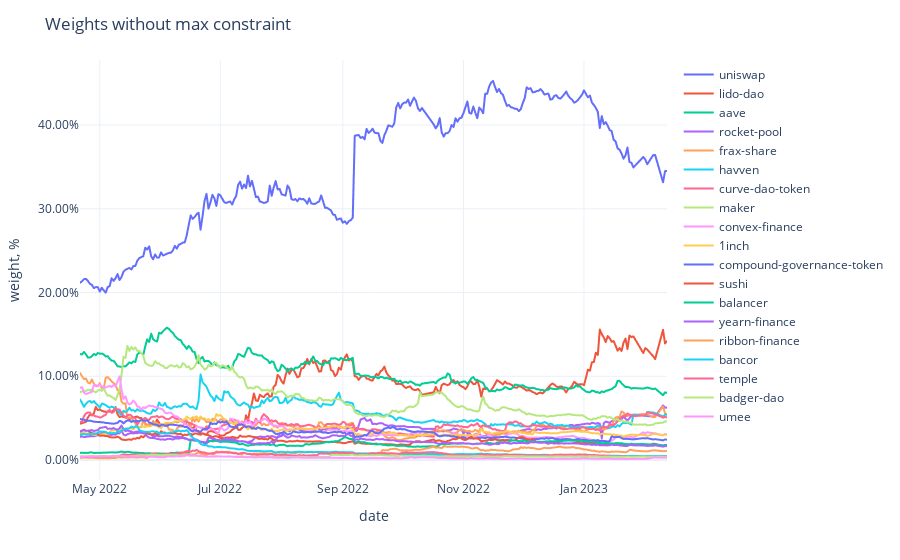

Notebook code for this chart:
### Code cell
fig = px.line(weights,
              labels={'value': 'weight, %', 'variable': ''})
fig.update_traces(
    hovertemplate="%{y}"
)
fig.update_yaxes(
    tickformat=".2%",
)
fig.update_xaxes(
    showspikes=True,
    spikethickness=2,
    spikedash="dot",
    spikecolor="#999999",
    spikemode="across",
)
fig.update_layout(
    ## showlegend=False,
    hovermode="x",
    hoverdistance=100,  ## Distance to show hover label of data point
    spikedistance=1000,  ## Distance to show spike
    template='plotly_white',
    title='Weights without max constraint'
)

### Figure 1 — Plotly figure (JSON) as saved in the notebook; plotly's stock layout.template omitted (floating-point values rounded to 4 significant figures; data arrays with more than 128 entries replaced by an {"elided": "..."} marker saying what was removed)
{"data": [{"hovertemplate": "%{y}", "legendgroup": "uniswap", "line": {"color": "#636efa", "dash": "solid"}, "marker": {"symbol": "circle"}, "mode": "lines", "name": "uniswap", "showlegend": true, "type": "scattergl", "x": {"elided": "284 str values"}, "xaxis": "x", "y": {"elided": "284 float values"}, "yaxis": "y"}, {"hovertemplate": "%{y}", "legendgroup": "lido-dao", "line": {"color": "#EF553B", "dash": "solid"}, "marker": {"symbol": "circle"}, "mode": "lines", "name": "lido-dao", "showlegend": true, "type": "scattergl", "x": {"elided": "284 str values"}, "xaxis": "x", "y": {"elided": "284 float values"}, "yaxis": "y"}, {"hovertemplate": "%{y}", "legendgroup": "aave", "line": {"color": "#00cc96", "dash": "solid"}, "marker": {"symbol": "circle"}, "mode": "lines", "name": "aave", "showlegend": true, "type": "scattergl", "x": {"elided": "284 str values"}, "xaxis": "x", "y": {"elided": "284 float values"}, "yaxis": "y"}, {"hovertemplate": "%{y}", "legendgroup": "rocket-pool", "line": {"color": "#ab63fa", "dash": "solid"}, "marker": {"symbol": "circle"}, "mode": "lines", "name": "rocket-pool", "showlegend": true, "type": "scattergl", "x": {"elided": "284 str values"}, "xaxis": "x", "y": {"elided": "284 float values"}, "yaxis": "y"}, {"hovertemplate": "%{y}", "legendgroup": "frax-share", "line": {"color": "#FFA15A", "dash": "solid"}, "marker": {"symbol": "circle"}, "mode": "lines", "name": "frax-share", "showlegend": true, "type": "scattergl", "x": {"elided": "284 str values"}, "xaxis": "x", "y": {"elided": "284 float values"}, "yaxis": "y"}, {"hovertemplate": "%{y}", "legendgroup": "havven", "line": {"color": "#19d3f3", "dash": "solid"}, "marker": {"symbol": "circle"}, "mode": "lines", "name": "havven", "showlegend": true, "type": "scattergl", "x": {"elided": "284 str values"}, "xaxis": "x", "y": {"elided": "284 float values"}, "yaxis": "y"}, {"hovertemplate": "%{y}", "legendgroup": "curve-dao-token", "line": {"color": "#FF6692", "dash": "solid"}, "marker": {"symbol": "circle"}, "mode": "lines", "name": "curve-dao-token", "showlegend": true, "type": "scattergl", "x": {"elided": "284 str values"}, "xaxis": "x", "y": {"elided": "284 float values"}, "yaxis": "y"}, {"hovertemplate": "%{y}", "legendgroup": "maker", "line": {"color": "#B6E880", "dash": "solid"}, "marker": {"symbol": "circle"}, "mode": "lines", "name": "maker", "showlegend": true, "type": "scattergl", "x": {"elided": "284 str values"}, "xaxis": "x", "y": {"elided": "284 float values"}, "yaxis": "y"}, {"hovertemplate": "%{y}", "legendgroup": "convex-finance", "line": {"color": "#FF97FF", "dash": "solid"}, "marker": {"symbol": "circle"}, "mode": "lines", "name": "convex-finance", "showlegend": true, "type": "scattergl", "x": {"elided": "284 str values"}, "xaxis": "x", "y": {"elided": "284 float values"}, "yaxis": "y"}, {"hovertemplate": "%{y}", "legendgroup": "1inch", "line": {"color": "#FECB52", "dash": "solid"}, "marker": {"symbol": "circle"}, "mode": "lines", "name": "1inch", "showlegend": true, "type": "scattergl", "x": {"elided": "284 str values"}, "xaxis": "x", "y": {"elided": "284 float values"}, "yaxis": "y"}, {"hovertemplate": "%{y}", "legendgroup": "compound-governance-token", "line": {"color": "#636efa", "dash": "solid"}, "marker": {"symbol": "circle"}, "mode": "lines", "name": "compound-governance-token", "showlegend": true, "type": "scattergl", "x": {"elided": "284 str values"}, "xaxis": "x", "y": {"elided": "284 float values"}, "yaxis": "y"}, {"hovertemplate": "%{y}", "legendgroup": "sushi", "line": {"color": "#EF553B", "dash": "solid"}, "marker": {"symbol": "circle"}, "mode": "lines", "name": "sushi", "showlegend": true, "type": "scattergl", "x": {"elided": "284 str values"}, "xaxis": "x", "y": {"elided": "284 float values"}, "yaxis": "y"}, {"hovertemplate": "%{y}", "legendgroup": "balancer", "line": {"color": "#00cc96", "dash": "solid"}, "marker": {"symbol": "circle"}, "mode": "lines", "name": "balancer", "showlegend": true, "type": "scattergl", "x": {"elided": "284 str values"}, "xaxis": "x", "y": {"elided": "284 float values"}, "yaxis": "y"}, {"hovertemplate": "%{y}", "legendgroup": "yearn-finance", "line": {"color": "#ab63fa", "dash": "solid"}, "marker": {"symbol": "circle"}, "mode": "lines", "name": "yearn-finance", "showlegend": true, "type": "scattergl", "x": {"elided": "284 str values"}, "xaxis": "x", "y": {"elided": "284 float values"}, "yaxis": "y"}, {"hovertemplate": "%{y}", "legendgroup": "ribbon-finance", "line": {"color": "#FFA15A", "dash": "solid"}, "marker": {"symbol": "circle"}, "mode": "lines", "name": "ribbon-finance", "showlegend": true, "type": "scattergl", "x": {"elided": "284 str values"}, "xaxis": "x", "y": {"elided": "284 float values"}, "yaxis": "y"}, {"hovertemplate": "%{y}", "legendgroup": "bancor", "line": {"color": "#19d3f3", "dash": "solid"}, "marker": {"symbol": "circle"}, "mode": "lines", "name": "bancor", "showlegend": true, "type": "scattergl", "x": {"elided": "284 str values"}, "xaxis": "x", "y": {"elided": "284 float values"}, "yaxis": "y"}, {"hovertemplate": "%{y}", "legendgroup": "temple", "line": {"color": "#FF6692", "dash": "solid"}, "marker": {"symbol": "circle"}, "mode": "lines", "name": "temple", "showlegend": true, "type": "scattergl", "x": {"elided": "284 str values"}, "xaxis": "x", "y": {"elided": "284 float values"}, "yaxis": "y"}, {"hovertemplate": "%{y}", "legendgroup": "badger-dao", "line": {"color": "#B6E880", "dash": "solid"}, "marker": {"symbol": "circle"}, "mode": "lines", "name": "badger-dao", "showlegend": true, "type": "scattergl", "x": {"elided": "284 str values"}, "xaxis": "x", "y": {"elided": "284 float values"}, "yaxis": "y"}, {"hovertemplate": "%{y}", "legendgroup": "umee", "line": {"color": "#FF97FF", "dash": "solid"}, "marker": {"symbol": "circle"}, "mode": "lines", "name": "umee", "showlegend": true, "type": "scattergl", "x": {"elided": "284 str values"}, "xaxis": "x", "y": {"elided": "284 float values"}, "yaxis": "y"}], "layout": {"hoverdistance": 100, "hovermode": "x", "legend": {"title": {"text": ""}, "tracegroupgap": 0}, "margin": {"t": 60}, "spikedistance": 1000, "title": {"text": "Weights without max constraint"}, "xaxis": {"anchor": "y", "domain": [0, 1], "showspikes": true, "spikecolor": "#999999", "spikedash": "dot", "spikemode": "across", "spikethickness": 2, "title": {"text": "date"}}, "yaxis": {"anchor": "x", "domain": [0, 1], "tickformat": ".2%", "title": {"text": "weight, %"}}}}
